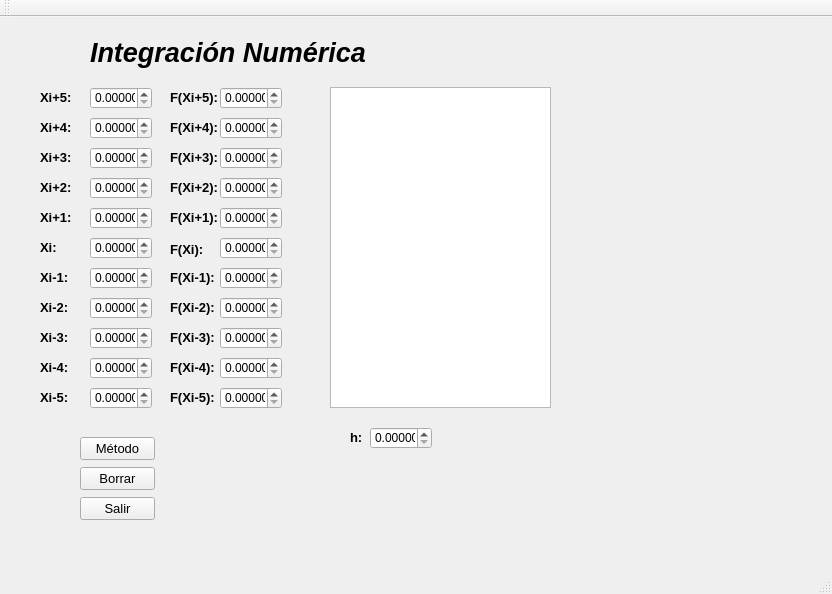
<?xml version="1.0" encoding="UTF-8"?>
<ui version="4.0">
 <class>Integracion</class>
 <widget class="QMainWindow" name="Integracion">
  <property name="geometry">
   <rect>
    <x>0</x>
    <y>0</y>
    <width>832</width>
    <height>594</height>
   </rect>
  </property>
  <property name="windowTitle">
   <string>Integracion</string>
  </property>
  <widget class="QWidget" name="centralWidget">
   <widget class="QDoubleSpinBox" name="X5">
    <property name="geometry">
     <rect>
      <x>90</x>
      <y>70</y>
      <width>62</width>
      <height>22</height>
     </rect>
    </property>
    <property name="decimals">
     <number>5</number>
    </property>
   </widget>
   <widget class="QDoubleSpinBox" name="X4">
    <property name="geometry">
     <rect>
      <x>90</x>
      <y>100</y>
      <width>62</width>
      <height>22</height>
     </rect>
    </property>
    <property name="decimals">
     <number>5</number>
    </property>
   </widget>
   <widget class="QDoubleSpinBox" name="X3">
    <property name="geometry">
     <rect>
      <x>90</x>
      <y>130</y>
      <width>62</width>
      <height>22</height>
     </rect>
    </property>
    <property name="decimals">
     <number>5</number>
    </property>
   </widget>
   <widget class="QDoubleSpinBox" name="X2">
    <property name="geometry">
     <rect>
      <x>90</x>
      <y>160</y>
      <width>62</width>
      <height>22</height>
     </rect>
    </property>
    <property name="decimals">
     <number>5</number>
    </property>
   </widget>
   <widget class="QDoubleSpinBox" name="X1">
    <property name="geometry">
     <rect>
      <x>90</x>
      <y>190</y>
      <width>62</width>
      <height>22</height>
     </rect>
    </property>
    <property name="decimals">
     <number>5</number>
    </property>
   </widget>
   <widget class="QDoubleSpinBox" name="X">
    <property name="geometry">
     <rect>
      <x>90</x>
      <y>220</y>
      <width>62</width>
      <height>22</height>
     </rect>
    </property>
    <property name="decimals">
     <number>5</number>
    </property>
   </widget>
   <widget class="QDoubleSpinBox" name="X_1">
    <property name="geometry">
     <rect>
      <x>90</x>
      <y>250</y>
      <width>62</width>
      <height>22</height>
     </rect>
    </property>
    <property name="decimals">
     <number>5</number>
    </property>
   </widget>
   <widget class="QDoubleSpinBox" name="X_2">
    <property name="geometry">
     <rect>
      <x>90</x>
      <y>280</y>
      <width>62</width>
      <height>22</height>
     </rect>
    </property>
    <property name="decimals">
     <number>5</number>
    </property>
   </widget>
   <widget class="QDoubleSpinBox" name="X_3">
    <property name="geometry">
     <rect>
      <x>90</x>
      <y>310</y>
      <width>62</width>
      <height>22</height>
     </rect>
    </property>
    <property name="decimals">
     <number>5</number>
    </property>
   </widget>
   <widget class="QDoubleSpinBox" name="X_4">
    <property name="geometry">
     <rect>
      <x>90</x>
      <y>340</y>
      <width>62</width>
      <height>22</height>
     </rect>
    </property>
    <property name="decimals">
     <number>5</number>
    </property>
   </widget>
   <widget class="QDoubleSpinBox" name="X_5">
    <property name="geometry">
     <rect>
      <x>90</x>
      <y>370</y>
      <width>62</width>
      <height>22</height>
     </rect>
    </property>
    <property name="decimals">
     <number>5</number>
    </property>
   </widget>
   <widget class="QDoubleSpinBox" name="FX1">
    <property name="geometry">
     <rect>
      <x>220</x>
      <y>190</y>
      <width>62</width>
      <height>22</height>
     </rect>
    </property>
    <property name="decimals">
     <number>5</number>
    </property>
   </widget>
   <widget class="QDoubleSpinBox" name="FX_5">
    <property name="geometry">
     <rect>
      <x>220</x>
      <y>370</y>
      <width>62</width>
      <height>22</height>
     </rect>
    </property>
    <property name="decimals">
     <number>5</number>
    </property>
   </widget>
   <widget class="QDoubleSpinBox" name="FX4">
    <property name="geometry">
     <rect>
      <x>220</x>
      <y>100</y>
      <width>62</width>
      <height>22</height>
     </rect>
    </property>
    <property name="decimals">
     <number>5</number>
    </property>
   </widget>
   <widget class="QDoubleSpinBox" name="FX_3">
    <property name="geometry">
     <rect>
      <x>220</x>
      <y>310</y>
      <width>62</width>
      <height>22</height>
     </rect>
    </property>
    <property name="decimals">
     <number>5</number>
    </property>
   </widget>
   <widget class="QDoubleSpinBox" name="FX_2">
    <property name="geometry">
     <rect>
      <x>220</x>
      <y>280</y>
      <width>62</width>
      <height>22</height>
     </rect>
    </property>
    <property name="decimals">
     <number>5</number>
    </property>
   </widget>
   <widget class="QDoubleSpinBox" name="FX5">
    <property name="geometry">
     <rect>
      <x>220</x>
      <y>70</y>
      <width>62</width>
      <height>22</height>
     </rect>
    </property>
    <property name="decimals">
     <number>5</number>
    </property>
   </widget>
   <widget class="QDoubleSpinBox" name="FX2">
    <property name="geometry">
     <rect>
      <x>220</x>
      <y>160</y>
      <width>62</width>
      <height>22</height>
     </rect>
    </property>
    <property name="decimals">
     <number>5</number>
    </property>
   </widget>
   <widget class="QDoubleSpinBox" name="FX_4">
    <property name="geometry">
     <rect>
      <x>220</x>
      <y>340</y>
      <width>62</width>
      <height>22</height>
     </rect>
    </property>
    <property name="decimals">
     <number>5</number>
    </property>
   </widget>
   <widget class="QDoubleSpinBox" name="FX3">
    <property name="geometry">
     <rect>
      <x>220</x>
      <y>130</y>
      <width>62</width>
      <height>22</height>
     </rect>
    </property>
    <property name="decimals">
     <number>5</number>
    </property>
   </widget>
   <widget class="QDoubleSpinBox" name="FX">
    <property name="geometry">
     <rect>
      <x>220</x>
      <y>220</y>
      <width>62</width>
      <height>22</height>
     </rect>
    </property>
    <property name="decimals">
     <number>5</number>
    </property>
   </widget>
   <widget class="QDoubleSpinBox" name="FX_1">
    <property name="geometry">
     <rect>
      <x>220</x>
      <y>250</y>
      <width>62</width>
      <height>22</height>
     </rect>
    </property>
    <property name="decimals">
     <number>5</number>
    </property>
   </widget>
   <widget class="QLabel" name="label">
    <property name="geometry">
     <rect>
      <x>40</x>
      <y>70</y>
      <width>51</width>
      <height>21</height>
     </rect>
    </property>
    <property name="font">
     <font>
      <family>Arial</family>
      <pointsize>10</pointsize>
      <weight>75</weight>
      <bold>true</bold>
     </font>
    </property>
    <property name="text">
     <string>Xi+5:</string>
    </property>
   </widget>
   <widget class="QLabel" name="label_2">
    <property name="geometry">
     <rect>
      <x>40</x>
      <y>100</y>
      <width>51</width>
      <height>21</height>
     </rect>
    </property>
    <property name="font">
     <font>
      <family>Arial</family>
      <pointsize>10</pointsize>
      <weight>75</weight>
      <bold>true</bold>
     </font>
    </property>
    <property name="text">
     <string>Xi+4:</string>
    </property>
   </widget>
   <widget class="QLabel" name="label_3">
    <property name="geometry">
     <rect>
      <x>40</x>
      <y>130</y>
      <width>51</width>
      <height>21</height>
     </rect>
    </property>
    <property name="font">
     <font>
      <family>Arial</family>
      <pointsize>10</pointsize>
      <weight>75</weight>
      <bold>true</bold>
     </font>
    </property>
    <property name="text">
     <string>Xi+3:</string>
    </property>
   </widget>
   <widget class="QLabel" name="label_4">
    <property name="geometry">
     <rect>
      <x>40</x>
      <y>190</y>
      <width>51</width>
      <height>21</height>
     </rect>
    </property>
    <property name="font">
     <font>
      <family>Arial</family>
      <pointsize>10</pointsize>
      <weight>75</weight>
      <bold>true</bold>
     </font>
    </property>
    <property name="text">
     <string>Xi+1:</string>
    </property>
   </widget>
   <widget class="QLabel" name="label_5">
    <property name="geometry">
     <rect>
      <x>40</x>
      <y>160</y>
      <width>51</width>
      <height>21</height>
     </rect>
    </property>
    <property name="font">
     <font>
      <family>Arial</family>
      <pointsize>10</pointsize>
      <weight>75</weight>
      <bold>true</bold>
     </font>
    </property>
    <property name="text">
     <string>Xi+2:</string>
    </property>
   </widget>
   <widget class="QLabel" name="label_6">
    <property name="geometry">
     <rect>
      <x>40</x>
      <y>220</y>
      <width>51</width>
      <height>21</height>
     </rect>
    </property>
    <property name="font">
     <font>
      <family>Arial</family>
      <pointsize>10</pointsize>
      <weight>75</weight>
      <bold>true</bold>
     </font>
    </property>
    <property name="text">
     <string>Xi:</string>
    </property>
   </widget>
   <widget class="QLabel" name="label_7">
    <property name="geometry">
     <rect>
      <x>40</x>
      <y>250</y>
      <width>51</width>
      <height>21</height>
     </rect>
    </property>
    <property name="font">
     <font>
      <family>Arial</family>
      <pointsize>10</pointsize>
      <weight>75</weight>
      <bold>true</bold>
     </font>
    </property>
    <property name="text">
     <string>Xi-1:</string>
    </property>
   </widget>
   <widget class="QLabel" name="label_8">
    <property name="geometry">
     <rect>
      <x>40</x>
      <y>280</y>
      <width>51</width>
      <height>21</height>
     </rect>
    </property>
    <property name="font">
     <font>
      <family>Arial</family>
      <pointsize>10</pointsize>
      <weight>75</weight>
      <bold>true</bold>
     </font>
    </property>
    <property name="text">
     <string>Xi-2:</string>
    </property>
   </widget>
   <widget class="QLabel" name="label_9">
    <property name="geometry">
     <rect>
      <x>40</x>
      <y>310</y>
      <width>51</width>
      <height>21</height>
     </rect>
    </property>
    <property name="font">
     <font>
      <family>Arial</family>
      <pointsize>10</pointsize>
      <weight>75</weight>
      <bold>true</bold>
     </font>
    </property>
    <property name="text">
     <string>Xi-3:</string>
    </property>
   </widget>
   <widget class="QLabel" name="label_10">
    <property name="geometry">
     <rect>
      <x>40</x>
      <y>340</y>
      <width>51</width>
      <height>21</height>
     </rect>
    </property>
    <property name="font">
     <font>
      <family>Arial</family>
      <pointsize>10</pointsize>
      <weight>75</weight>
      <bold>true</bold>
     </font>
    </property>
    <property name="text">
     <string>Xi-4:</string>
    </property>
   </widget>
   <widget class="QLabel" name="label_11">
    <property name="geometry">
     <rect>
      <x>40</x>
      <y>370</y>
      <width>51</width>
      <height>21</height>
     </rect>
    </property>
    <property name="font">
     <font>
      <family>Arial</family>
      <pointsize>10</pointsize>
      <weight>75</weight>
      <bold>true</bold>
     </font>
    </property>
    <property name="text">
     <string>Xi-5:</string>
    </property>
   </widget>
   <widget class="QLabel" name="label_12">
    <property name="geometry">
     <rect>
      <x>170</x>
      <y>222</y>
      <width>51</width>
      <height>21</height>
     </rect>
    </property>
    <property name="font">
     <font>
      <family>Arial</family>
      <pointsize>10</pointsize>
      <weight>75</weight>
      <bold>true</bold>
     </font>
    </property>
    <property name="text">
     <string>F(Xi):</string>
    </property>
   </widget>
   <widget class="QLabel" name="label_13">
    <property name="geometry">
     <rect>
      <x>170</x>
      <y>280</y>
      <width>51</width>
      <height>21</height>
     </rect>
    </property>
    <property name="font">
     <font>
      <family>Arial</family>
      <pointsize>10</pointsize>
      <weight>75</weight>
      <bold>true</bold>
     </font>
    </property>
    <property name="text">
     <string>F(Xi-2):</string>
    </property>
   </widget>
   <widget class="QLabel" name="label_14">
    <property name="geometry">
     <rect>
      <x>170</x>
      <y>160</y>
      <width>51</width>
      <height>21</height>
     </rect>
    </property>
    <property name="font">
     <font>
      <family>Arial</family>
      <pointsize>10</pointsize>
      <weight>75</weight>
      <bold>true</bold>
     </font>
    </property>
    <property name="text">
     <string>F(Xi+2):</string>
    </property>
   </widget>
   <widget class="QLabel" name="label_15">
    <property name="geometry">
     <rect>
      <x>170</x>
      <y>130</y>
      <width>51</width>
      <height>21</height>
     </rect>
    </property>
    <property name="font">
     <font>
      <family>Arial</family>
      <pointsize>10</pointsize>
      <weight>75</weight>
      <bold>true</bold>
     </font>
    </property>
    <property name="text">
     <string>F(Xi+3):</string>
    </property>
   </widget>
   <widget class="QLabel" name="label_16">
    <property name="geometry">
     <rect>
      <x>170</x>
      <y>340</y>
      <width>51</width>
      <height>21</height>
     </rect>
    </property>
    <property name="font">
     <font>
      <family>Arial</family>
      <pointsize>10</pointsize>
      <weight>75</weight>
      <bold>true</bold>
     </font>
    </property>
    <property name="text">
     <string>F(Xi-4):</string>
    </property>
   </widget>
   <widget class="QLabel" name="label_17">
    <property name="geometry">
     <rect>
      <x>170</x>
      <y>70</y>
      <width>51</width>
      <height>21</height>
     </rect>
    </property>
    <property name="font">
     <font>
      <family>Arial</family>
      <pointsize>10</pointsize>
      <weight>75</weight>
      <bold>true</bold>
     </font>
    </property>
    <property name="text">
     <string>F(Xi+5):</string>
    </property>
   </widget>
   <widget class="QLabel" name="label_18">
    <property name="geometry">
     <rect>
      <x>170</x>
      <y>100</y>
      <width>51</width>
      <height>21</height>
     </rect>
    </property>
    <property name="font">
     <font>
      <family>Arial</family>
      <pointsize>10</pointsize>
      <weight>75</weight>
      <bold>true</bold>
     </font>
    </property>
    <property name="text">
     <string>F(Xi+4):</string>
    </property>
   </widget>
   <widget class="QLabel" name="label_19">
    <property name="geometry">
     <rect>
      <x>170</x>
      <y>370</y>
      <width>51</width>
      <height>21</height>
     </rect>
    </property>
    <property name="font">
     <font>
      <family>Arial</family>
      <pointsize>10</pointsize>
      <weight>75</weight>
      <bold>true</bold>
     </font>
    </property>
    <property name="text">
     <string>F(Xi-5):</string>
    </property>
   </widget>
   <widget class="QLabel" name="label_20">
    <property name="geometry">
     <rect>
      <x>170</x>
      <y>190</y>
      <width>51</width>
      <height>21</height>
     </rect>
    </property>
    <property name="font">
     <font>
      <family>Arial</family>
      <pointsize>10</pointsize>
      <weight>75</weight>
      <bold>true</bold>
     </font>
    </property>
    <property name="text">
     <string>F(Xi+1):</string>
    </property>
   </widget>
   <widget class="QLabel" name="label_21">
    <property name="geometry">
     <rect>
      <x>170</x>
      <y>250</y>
      <width>51</width>
      <height>21</height>
     </rect>
    </property>
    <property name="font">
     <font>
      <family>Arial</family>
      <pointsize>10</pointsize>
      <weight>75</weight>
      <bold>true</bold>
     </font>
    </property>
    <property name="text">
     <string>F(Xi-1):</string>
    </property>
   </widget>
   <widget class="QLabel" name="label_22">
    <property name="geometry">
     <rect>
      <x>170</x>
      <y>310</y>
      <width>51</width>
      <height>21</height>
     </rect>
    </property>
    <property name="font">
     <font>
      <family>Arial</family>
      <pointsize>10</pointsize>
      <weight>75</weight>
      <bold>true</bold>
     </font>
    </property>
    <property name="text">
     <string>F(Xi-3):</string>
    </property>
   </widget>
   <widget class="QPushButton" name="Metodo">
    <property name="geometry">
     <rect>
      <x>80</x>
      <y>420</y>
      <width>75</width>
      <height>23</height>
     </rect>
    </property>
    <property name="font">
     <font>
      <family>Arial</family>
      <pointsize>10</pointsize>
     </font>
    </property>
    <property name="text">
     <string>Método</string>
    </property>
   </widget>
   <widget class="QPushButton" name="Borrar">
    <property name="geometry">
     <rect>
      <x>80</x>
      <y>450</y>
      <width>75</width>
      <height>23</height>
     </rect>
    </property>
    <property name="font">
     <font>
      <family>Arial</family>
      <pointsize>10</pointsize>
     </font>
    </property>
    <property name="text">
     <string>Borrar</string>
    </property>
   </widget>
   <widget class="QPushButton" name="pushButton_3">
    <property name="geometry">
     <rect>
      <x>80</x>
      <y>480</y>
      <width>75</width>
      <height>23</height>
     </rect>
    </property>
    <property name="font">
     <font>
      <family>Arial</family>
      <pointsize>10</pointsize>
     </font>
    </property>
    <property name="text">
     <string>Salir</string>
    </property>
   </widget>
   <widget class="QTextEdit" name="Texto">
    <property name="geometry">
     <rect>
      <x>330</x>
      <y>70</y>
      <width>221</width>
      <height>321</height>
     </rect>
    </property>
   </widget>
   <widget class="QLabel" name="label_23">
    <property name="geometry">
     <rect>
      <x>350</x>
      <y>410</y>
      <width>51</width>
      <height>21</height>
     </rect>
    </property>
    <property name="font">
     <font>
      <family>Arial</family>
      <pointsize>10</pointsize>
      <weight>75</weight>
      <bold>true</bold>
     </font>
    </property>
    <property name="text">
     <string>h:</string>
    </property>
   </widget>
   <widget class="QDoubleSpinBox" name="h">
    <property name="geometry">
     <rect>
      <x>370</x>
      <y>410</y>
      <width>62</width>
      <height>22</height>
     </rect>
    </property>
    <property name="decimals">
     <number>5</number>
    </property>
   </widget>
   <widget class="QLabel" name="label_24">
    <property name="geometry">
     <rect>
      <x>90</x>
      <y>20</y>
      <width>281</width>
      <height>31</height>
     </rect>
    </property>
    <property name="font">
     <font>
      <family>Arial</family>
      <pointsize>20</pointsize>
      <weight>75</weight>
      <italic>true</italic>
      <bold>true</bold>
     </font>
    </property>
    <property name="text">
     <string>Integración Numérica</string>
    </property>
   </widget>
  </widget>
  <widget class="QMenuBar" name="menuBar">
   <property name="geometry">
    <rect>
     <x>0</x>
     <y>0</y>
     <width>832</width>
     <height>21</height>
    </rect>
   </property>
  </widget>
  <widget class="QToolBar" name="mainToolBar">
   <attribute name="toolBarArea">
    <enum>TopToolBarArea</enum>
   </attribute>
   <attribute name="toolBarBreak">
    <bool>false</bool>
   </attribute>
  </widget>
  <widget class="QStatusBar" name="statusBar"/>
 </widget>
 <layoutdefault spacing="6" margin="11"/>
 <resources/>
 <connections>
  <connection>
   <sender>pushButton_3</sender>
   <signal>clicked()</signal>
   <receiver>Integracion</receiver>
   <slot>close()</slot>
   <hints>
    <hint type="sourcelabel">
     <x>134</x>
     <y>520</y>
    </hint>
    <hint type="destinationlabel">
     <x>134</x>
     <y>553</y>
    </hint>
   </hints>
  </connection>
 </connections>
</ui>
